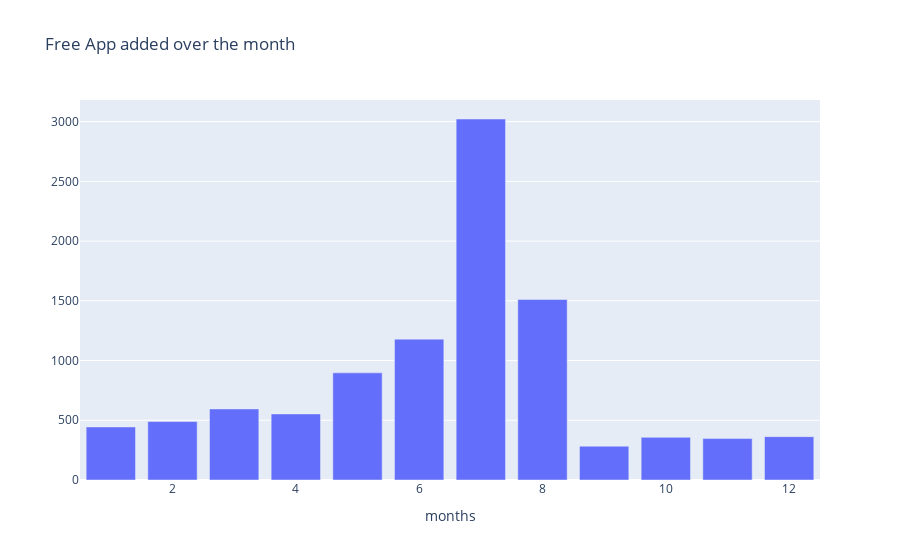

Here is the notebook cell this chart was saved with:
### Markdown cell above
In the above plot we plot the app updated or added over the year Free vs Paid. By observing this plot we conclude that before 2011 there were no paid apps (after that google thinks that people have lots of money so why not take some charge for some apps >> just for fun ). But with the year free apps are added in huge ammount in comparision to paid apps --> people does not like paid services.

By compairing the app updated or added in the year 2011 and 2018 free apps are increases from 80% to 96% and paid apps are goes from 20% to 4%

### Code cell
col='month_added'
v1=d1[col].value_counts().reset_index()
v1=v1.rename(columns={col:'count','index':col})
v1['percent']=v1['count'].apply(lambda x : 100*x/sum(v1['count']))
v1=v1.sort_values(col)
trace1 = go.Bar(x=v1[col], y=v1["count"], name="Free", marker=dict())
layout={'title':"Free App added over the month",'xaxis':{'title':"months"}}
fig = go.Figure(data=[trace1], layout=layout)
iplot(fig)

### Figure 1 — Plotly figure (JSON) as saved in the notebook; plotly's stock layout.template omitted (floating-point values rounded to 4 significant figures)
{"data": [{"name": "Free", "type": "bar", "x": [1, 2, 3, 4, 5, 6, 7, 8, 9, 10, 11, 12], "y": [444, 489, 595, 553, 897, 1179, 3022, 1511, 283, 357, 347, 363]}], "layout": {"title": {"text": "Free App added over the month"}, "xaxis": {"title": {"text": "months"}}}}
